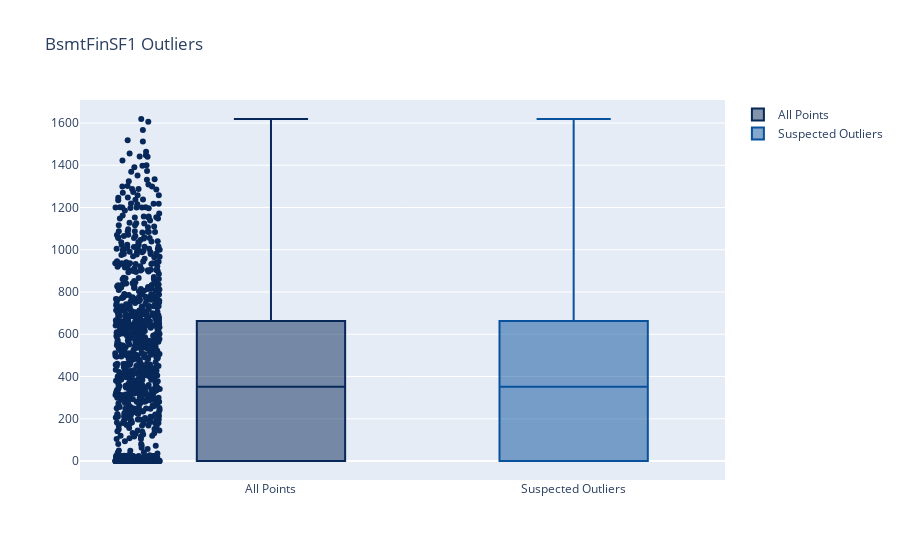

Notebook source saved alongside this figure:
### Code cell
df_clean = outlier_treatment(df_clean,'BsmtFinSF1')
OutLiersBox(df_clean,'BsmtFinSF1')

### Figure 1 — Plotly figure (JSON) as saved in the notebook; plotly's stock layout.template omitted (floating-point values rounded to 4 significant figures; data arrays with more than 128 entries replaced by an {"elided": "..."} marker saying what was removed)
{"data": [{"boxpoints": "all", "jitter": 0.3, "line": {"color": "rgb(7,40,89)"}, "marker": {"color": "rgb(7,40,89)"}, "name": "All Points", "pointpos": -1.8, "type": "box", "y": {"elided": "1163 int values"}}, {"boxpoints": "suspectedoutliers", "line": {"color": "rgb(8,81,156)"}, "marker": {"color": "rgb(8,81,156)", "line": {"outliercolor": "rgba(219, 64, 82, 0.6)", "outlierwidth": 2}, "outliercolor": "rgba(219, 64, 82, 0.6)"}, "name": "Suspected Outliers", "type": "box", "y": {"elided": "1163 int values"}}], "layout": {"title": {"text": "BsmtFinSF1 Outliers"}}}
